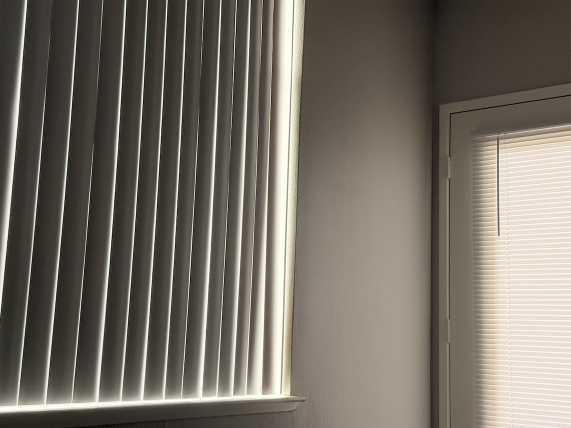
#> input picture mini-project4/imgA.png, 1142 x 856 px, given in place of the camera (shown at 1/2 size)
$ python webcam.py
#> lines starting #> are read from the running program, lines starting #| are printed output that depends on the picture; after the words box and inside, x2 and y2 are one past the last pixel; in counts of white or black regions, pixels touching at a corner belong together
import cv2
import numpy as np
import time
import os

class WebCamApp:
    def __init__(self):
        self.x, self.y = 0, 0
        self.angle = 0
        self.scale = 1.0
        self.perspective_on = False
        self.flip_status = -2
        self.prev_time = time.time()
        self.fps = 0

    # [65 lines left out: functions translation, rotation, scaling, perspective, flip, not called in this run]

    def process_frame(self, frame):
        result = frame.copy()

        if self.flip_status != -2:
            result = self.flip(result)

        if self.x != 0 or self.y != 0:
            result = self.translation(result)

        if self.angle != 0:
            result = self.rotation(result)

        if self.scale != 1.0:
            result = self.scaling(result)

        if self.perspective_on:
            result = self.perspective(result)

        return result

    def calculate_fps(self):
        curr_time = time.time()
        self.fps = 1 / (curr_time - self.prev_time + 1e-6)
        self.prev_time = curr_time
        return self.fps

    def get_status_text(self):
        flip_str = "Horizontal"
        if self.flip_status == 1:
            flip_str = "Horizontal"
        elif self.flip_status == 0:
            flip_str = "Vertical"
        else:
            flip_str = "None"
        return (f"Flip = {flip_str} | "f"Angle = {self.angle} | Scale = {self.scale:.2f} | Perspective = {self.perspective_on}")

    # [6 lines left out: function reset, not called in this run]

def main():
    cap = cv2.VideoCapture(0)

    if not cap.isOpened():
        print("ERROR: Could not open webcam.")
        return

    cap.set(cv2.CAP_PROP_FRAME_WIDTH, 640)
    cap.set(cv2.CAP_PROP_FRAME_HEIGHT, 480)

    app = WebCamApp()

    while True:
        ret, frame = cap.read()
#> frame is the input picture: shape (856, 1142, 3); mean B, G, R 100.6, 110.2, 116.5
        if not ret:
            print("ERROR: Failed to read frame.")
            break

        transformed = app.process_frame(frame)

        fps = app.calculate_fps()

        cv2.putText(frame, f"FPS: {fps:.1f}", (10, 30), cv2.FONT_HERSHEY_SIMPLEX, 0.7, (0, 255, 0), 2)
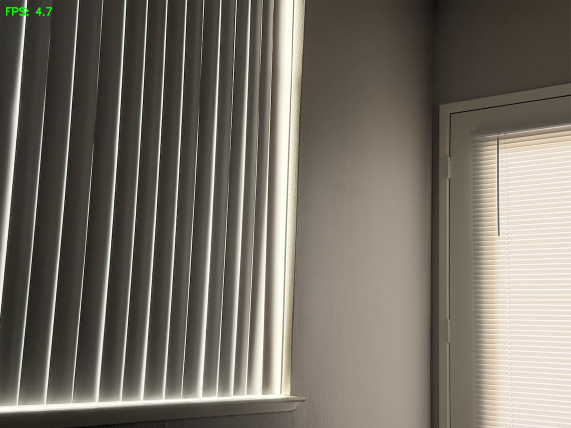
#> frame: shape (856, 1142, 3) (shown at 1/2 size); 0.06% of pixels changed, all inside (x1, y1, x2, y2) = (12, 14, 104, 32)
        cv2.putText(transformed, app.get_status_text(), (10, 30), cv2.FONT_HERSHEY_SIMPLEX, 0.5, (0, 255, 0), 1)
        cv2.putText(transformed, f"FPS: {fps:.1f}", (10, 60), cv2.FONT_HERSHEY_SIMPLEX, 0.7, (0, 255, 0), 2)
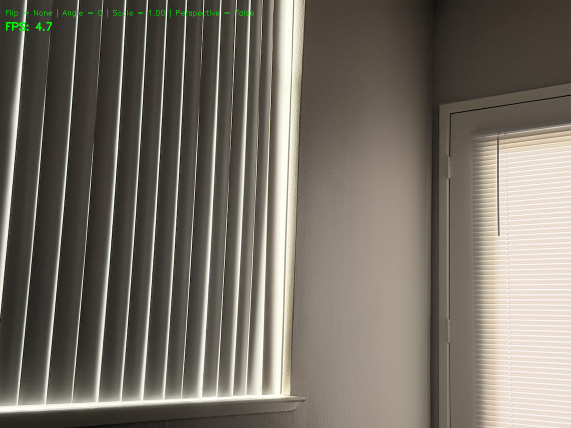
#> transformed: shape (856, 1142, 3) (shown at 1/2 size); mean B, G, R 100.5, 110.4, 116.4

        combined = cv2.hconcat([frame, transformed])
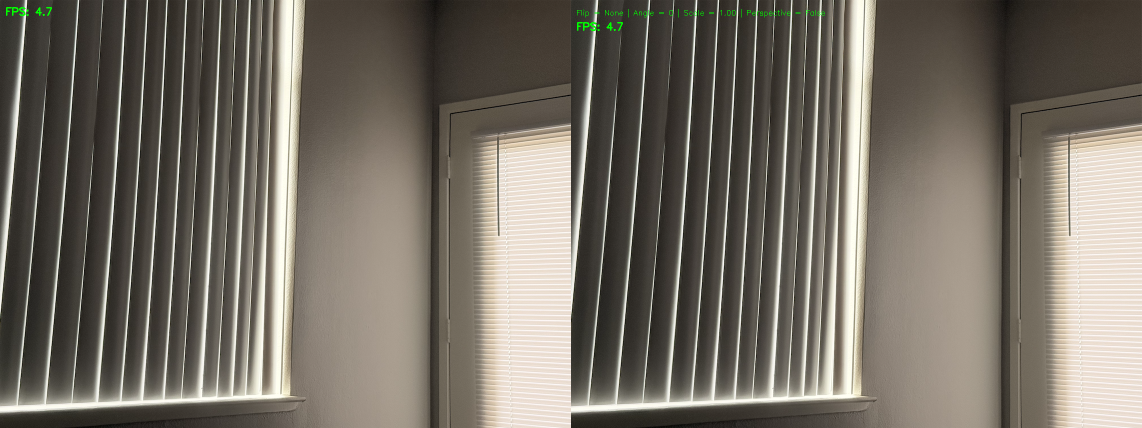
#> combined: shape (856, 2284, 3) (shown at 1/2 size); mean B, G, R 100.5, 110.3, 116.5

        cv2.imshow("WebCam App - Original | Transformed", combined)

        key = cv2.waitKey(1) & 0xFF
#> (key q is pressed here)

        if key == ord('q'):
            break
        elif key == ord('0'):
            app.reset()
        elif key == ord('1'):
            app.flip_status = 1 if app.flip_status != 1 else -2
        elif key == ord('2'):
            app.flip_status = 0 if app.flip_status != 0 else -2
        elif key == ord('r'):
            app.angle += 5
        elif key == ord('t'):
            app.angle -= 5
        elif key == ord('+') or key == ord('='):
            app.scale = min(3.0, app.scale + 0.05)
        elif key == ord('-'):
            app.scale = max(0.1, app.scale - 0.05)
        elif key == ord('p'):
            app.perspective_on = not app.perspective_on
        elif key == ord('s'):
            output_dir = "output"
            output_path = os.path.join(os.path.dirname(__file__), output_dir)
            flip_str = "horizontal" if app.flip_status == 1 else "vertical" if app.flip_status == 0 else "none"
            perspective_str = "perspective" if app.perspective_on else "no_perspective"
            filename = f"screenshot_{flip_str}_angle{app.angle}_scale{app.scale:.2f}_{perspective_str}.png"
            filename = os.path.join(output_path, filename)
            cv2.imwrite(filename, combined)
        elif key == 82 or key == 0:
            app.y -= 10
        elif key == 84 or key == 1:
            app.y += 10
        elif key == 81 or key == 2:
            app.x -= 10
        elif key == 83 or key == 3:
            app.x += 10

    cap.release()
    cv2.destroyAllWindows()


if __name__ == "__main__":
    main()

$ run again, on mini-project4/imgB.png
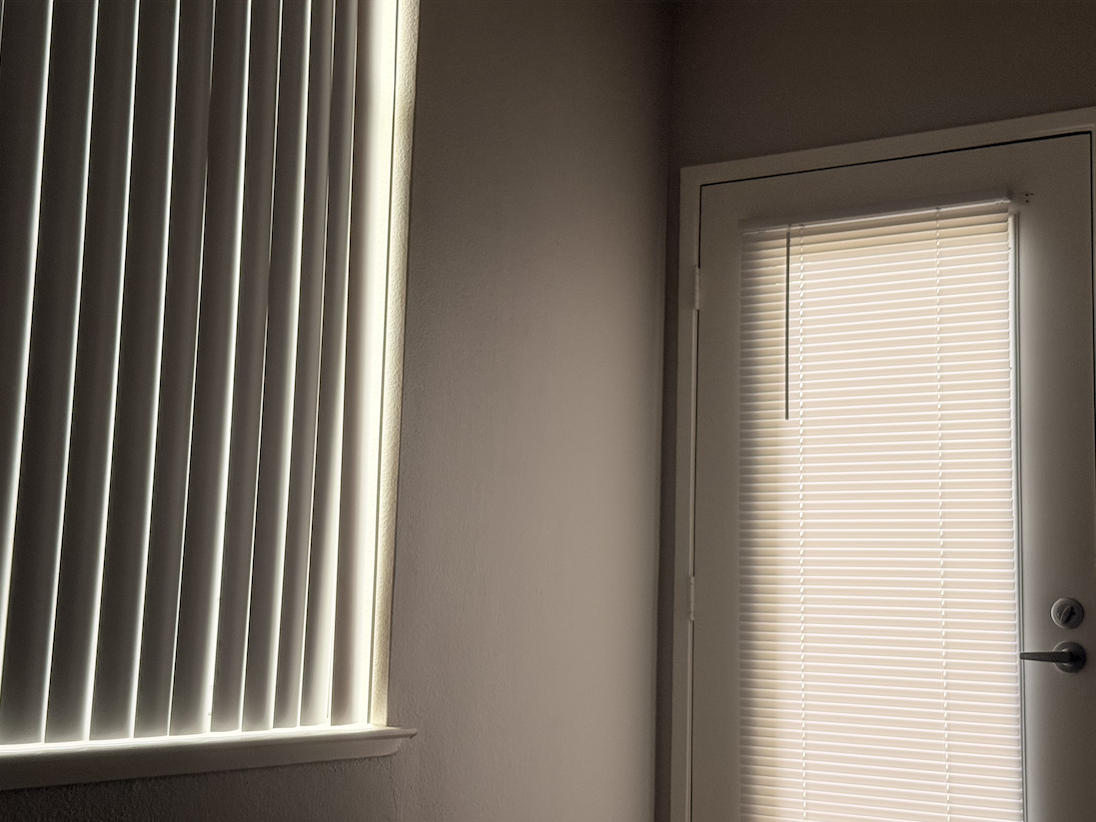
#> input picture mini-project4/imgB.png, 1096 x 822 px, given in place of the camera
#> in main, frame is the input picture: shape (822, 1096, 3); mean B, G, R 102.3, 112.7, 121.9
#> in main, `cv2.putText(frame, f"FPS: {fps:.1f}", (10, 30), cv2.FONT_HERSHEY_SIMPL..`:
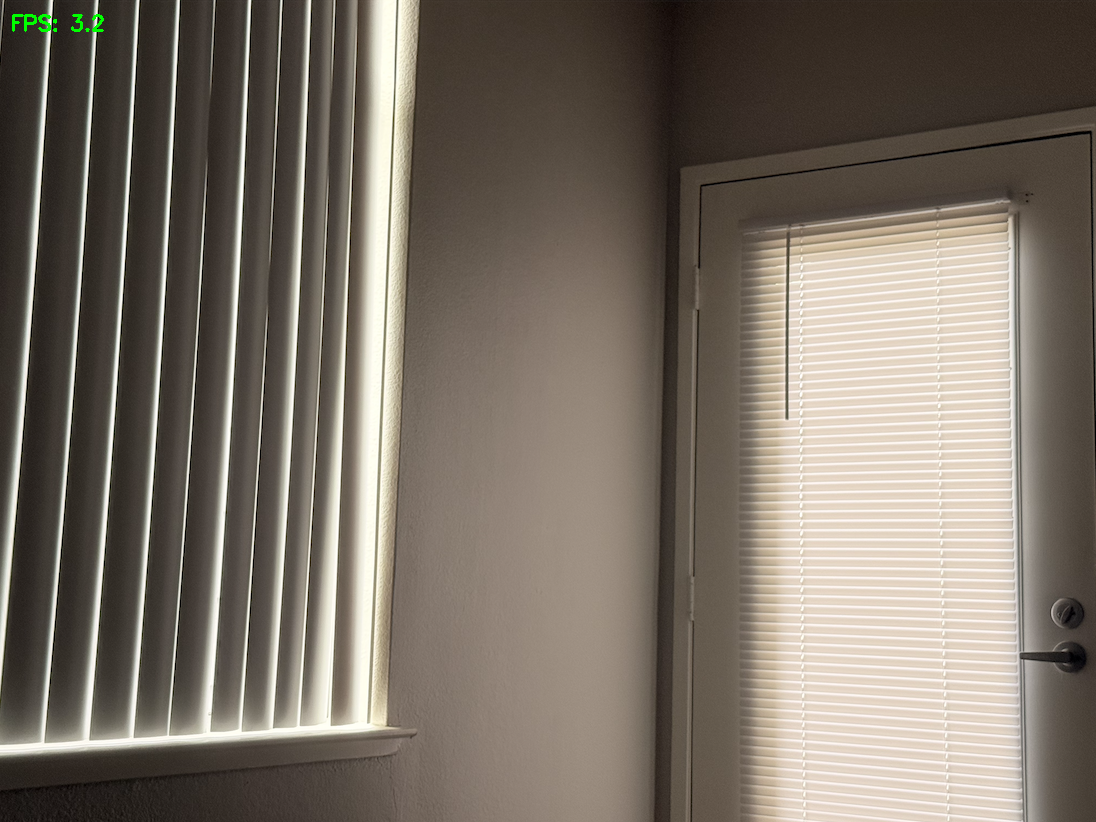
#> frame: shape (822, 1096, 3); 0.07% of pixels changed, all inside (x1, y1, x2, y2) = (12, 14, 104, 32)
#> in main, `combined = cv2.hconcat([frame, transformed])`:
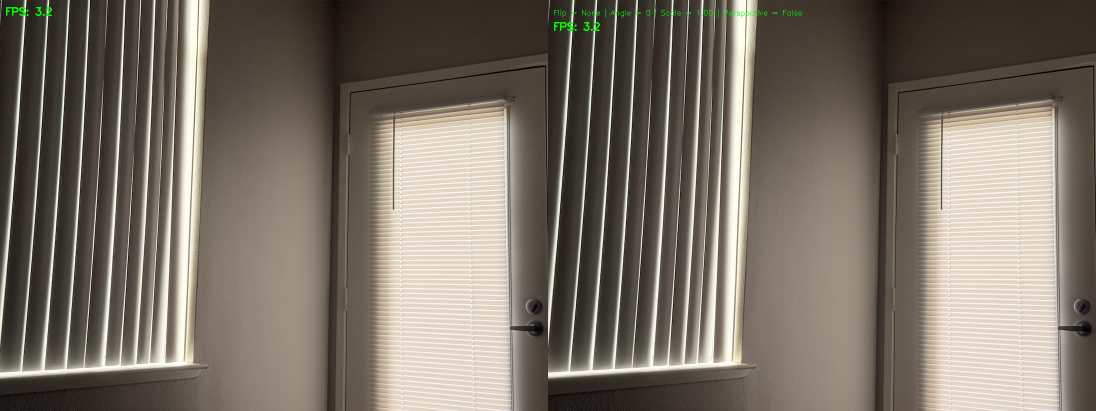
#> combined: shape (822, 2192, 3) (shown at 1/2 size); mean B, G, R 102.3, 112.9, 121.8
